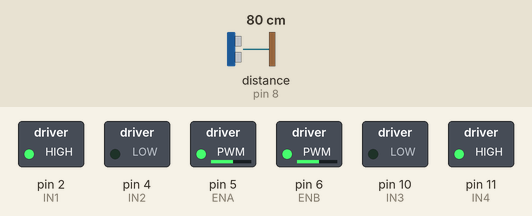
Recording of a sketch running on a simulated Arduino Uno, built with avr-gcc and run on an emulated ATmega328P. On the bench: switched loads named in the sketch (green lamp = pin HIGH). The inputs (shaded band) are chosen by the test bench; at power-on: distance to the obstacle (sensor on pin 8) 80 cm. The echo pulse lasts 58.3 µs per cm; pins used as bus, display or sensor lines are not drawn.

Above: at 0.1 s.
Timing chart, 0 to 1.6 s (numbered marks = the images above):
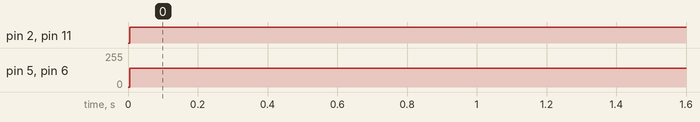

Measured:
- by itself, pin 2 (IN1), pin 11 (IN4): LOW → HIGH at 0.01 s
- by itself, pin 5 (ENA), pin 6 (ENB): 0/255 → 140/255 at 0.01 s

The sketch:

pista-solo-gira.ino
```cpp
// Referencia de prueba: estados y lectura periódica, no se muestra en la lección.
const int IN1=2, IN2=4, IN3=10, IN4=11, ENA=5, ENB=6;
int estado=0;
unsigned long despejado=0;
unsigned long inicio=0, medida=0;
void motores(int a, int b) {
  digitalWrite(IN1,a>0); digitalWrite(IN2,a<0);
  digitalWrite(IN3,b>0); digitalWrite(IN4,b<0);
  analogWrite(ENA,a==0?255:140); analogWrite(ENB,b==0?255:140);
}
void setup() {
  Serial.begin(9600);
  pinMode(7,OUTPUT); pinMode(8,INPUT);
  pinMode(IN1,OUTPUT); pinMode(IN2,OUTPUT);
  pinMode(IN3,OUTPUT); pinMode(IN4,OUTPUT);
  motores(0,0);
}
void loop() {
 digitalWrite(7,LOW);delayMicroseconds(2);digitalWrite(7,HIGH);delayMicroseconds(10);digitalWrite(7,LOW);
 pulseIn(8,HIGH,30000);
 motores(1,-1);
 delay(75);
}
```
